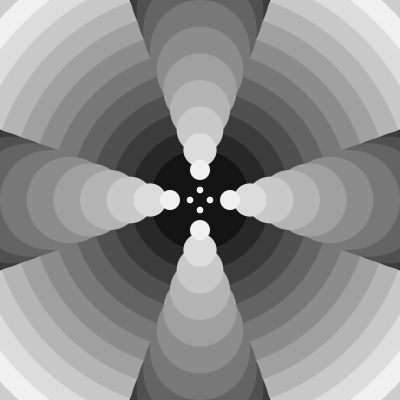
Frame 1 (no input)
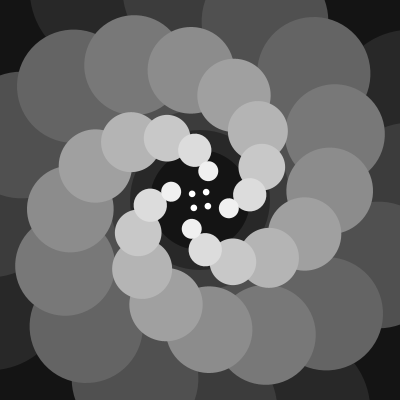
Frame 60 (the mouse pressed at the canvas centre just before this capture)
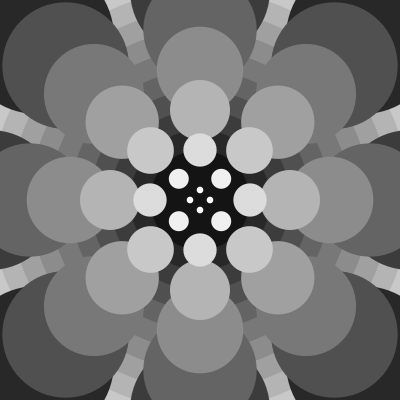
Frame 120 (the mouse held since frame 60 and released just before this capture)

The Processing sketch that drew these frames (run headless with seeded random() and noise(); from frame 60 on, the mouse is pressed at the canvas centre):

// Processing sketch: loop
// ── loop.pde

final static int speed = 4; // seconds per loop

void setup() {
  size(400, 400);
  noStroke();
}

void draw() {   
  translate(200, 200);

  for (int i = 0; i < 12; i++) { // background
    fill(240-20*i); //change 20 to 100 for wacky yellow (why is this?)
    ellipse(0, 0, 540-40*i, 540-40*i);
  }  
  for (int d = 270; d >= 10; d -= 20) { // circle of circles
    rotate(radians(frameCount % (speed * 60) * 90/(speed * 60)));
    fill(min(270-d, 255)); // this can be easily modified for rgb
    for (int i = -1; i < 2; i += 2) {   // individual circles
      ellipse(0, d*i, d/1.5, d/1.5);
      ellipse(d*i, 0, d/1.5, d/1.5);
    }
  }
}
